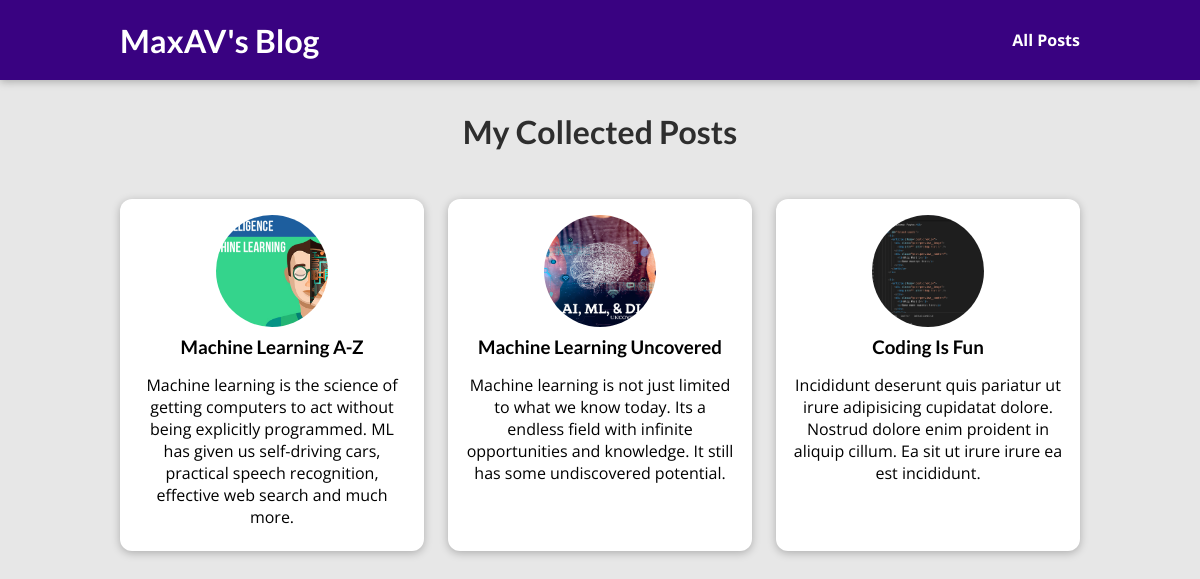
The page /posts on the database its author committed.
### blog/models.py (models this page shows, shortened)
class Post(models.Model):
    title = models.CharField(max_length=150)
    excerpt = models.CharField(max_length=200)
    image = models.ImageField(upload_to="posts", null=True)
    date = models.DateField(auto_now=True)
    slug = models.SlugField(unique=True, db_index=True)
    content = models.TextField(validators=[MinLengthValidator(10)])
    author = models.ForeignKey(
        Author, on_delete=models.SET_NULL, null=True, related_name='posts')
    tags = models.ManyToManyField(Tag)

### blog/views.py (the view)
# urls.py: path("posts", views.AllPostsView.as_view(), name="posts-page"),
class AllPostsView(ListView):
    template_name = "blog/all-posts.html"
    model = Post
    ordering = ["-date"]
    context_object_name = "all_posts"

### blog/templates/blog/all-posts.html (shortened to what this page needs)
{% extends 'base.html' %}
{% load static %}
{% block css_files %}
<link rel='stylesheet' href="{% static 'blog/post.css' %}" />
<link rel='stylesheet' href="{% static "blog/all-posts.css" %}" />
{% endblock %}
{% block content %}
<section id='all-posts'>
    <h2>My Collected Posts</h2>
    <ul>
        {% for post in all_posts %}
            {% include 'blog/includes/post.html' %}
        {% endfor %}
    </ul>
</section>
{% endblock %}

### blog/templates/blog/includes/post.html
<li>
    <article class='post'>
        <a href={% url 'post-detail-page' post.slug %}>
            <img src={{ post.image.url }} alt={{ post.title }}/>
            <div class='post__content'>
                <h3>{{ post.title }}</h3>
                <p>{{ post.excerpt }}</p>
            </div>
        </a>
    </article>
</li>

### static/app.css (style rules this page uses)
* { box-sizing: border-box; }
html { font-family: 'Open Sans', 'Lato', sans-serif; }
body { margin: 0; }
h1, h2, h3 { font-family: 'Lato', sans-serif; font-weight: bold; }

### blog/static/blog/post.css (style rules this page uses)
.post { display: flex; flex-direction: column; align-items: center; text-align: center; }
.post a { text-decoration: none; color: black; transition: all 0.2s ease; padding: 1rem; }
.post img { width: 5rem; height: 5rem; object-fit: cover; border-radius: 50%; }
.post h3 { margin: 0.25rem 0; }

### blog/static/blog/all-posts.css (style rules this page uses)
body { background-color: #e7e7e7; }
#all-posts { margin: 7rem auto; width: 90%; max-width: 60rem; }
#all-posts h2 { text-align: center; font-size: 2rem; color: #2e2e2e; margin: 3rem 0; }
ul { list-style: none; margin: 0; padding: 0; display: grid; grid-template-columns: repeat(auto-fill, minmax(17rem, 1fr)); gap: 1.5rem; }
.post img { width: 7rem; height: 7rem; }
.post a { height: 22rem; transform-origin: center; box-shadow: 0 2px 8px rgba(0, 0, 0, 0.25); border-radius: 12px; background-color: white; }

### rows shown on the page
Post: image (picture), title "Machine Learning A-Z", excerpt "Machine learning is the science of getting computers to act without being explicitly programmed. ML has given us self-driving cars, practical speech recognition, effective web search and much more."
Post: image (picture), title "Machine Learning Uncovered", excerpt "Machine learning is not just limited to what we know today. Its a endless field with infinite opportunities and knowledge. It still has some undiscovered potential."
Post: image (picture), title "Coding Is Fun", excerpt "Incididunt deserunt quis pariatur ut irure adipisicing cupidatat dolore. Nostrud dolore enim proident in aliquip cillum. Ea sit ut irure irure ea est incididunt."
